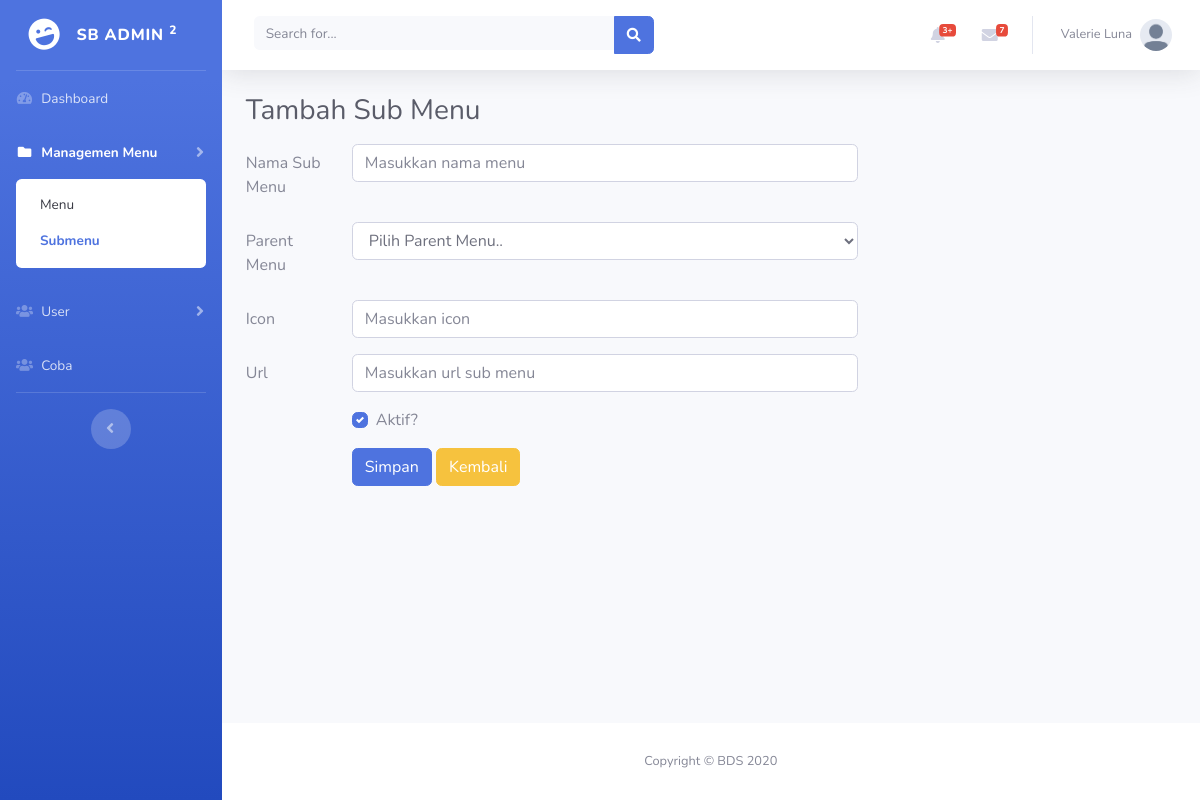
Screenshot of /index.php/submenu/add with the database file from the repository.
### tables this page shows
CREATE TABLE `menus` (
  `id` int(11) NOT NULL,
  `nama_menu` varchar(50) NOT NULL,
  `icon` varchar(50) NOT NULL,
  `url` varchar(128) DEFAULT NULL,
  `orderby` int(3) NOT NULL,
  `is_active` int(1) NOT NULL
);

CREATE TABLE `submenus` (
  `id` int(11) NOT NULL,
  `menu_id` int(11) NOT NULL,
  `nama_submenu` varchar(50) NOT NULL,
  `icon` varchar(50) NOT NULL,
  `url` varchar(128) NOT NULL,
  `is_active` int(1) NOT NULL
);

### application/controllers/SubMenu.php (called while the page is built, shortened)
<?php
class SubMenu extends CI_Controller
{
    public function __construct()
    {
        $this->load->model('Menu_model', 'menu');
    }
    public function add()
    {
        $this->form_validation->set_rules('nama_submenu', 'Nama Sub Menu', 'required|trim|is_unique[submenus.nama_submenu]', array('is_unique' => 'Nama submenu ini sudah ada'));
        $this->form_validation->set_rules('menu_id', 'Parent Menu', 'required');
        $this->form_validation->set_rules('icon', 'Icon', 'required');
        $this->form_validation->set_rules('url', 'URL', 'required');
        if ($this->form_validation->run() == false) {
            $data['title'] = "Tambah Sub Menu";
            $this->load->view('templates/header', $data);
            $this->load->view('templates/sidebar', $data);
            $this->load->view('templates/topbar', $data);
            $this->load->view('submenu/add', $data);
            $this->load->view('templates/footer');
        } else {
            $this->menu->addSubMenu();
            redirect('submenu/index');
        }
    }
}

### index.php (called while the page is built, shortened)
<?php
require_once BASEPATH.'core/CodeIgniter.php';

### application/views/submenu/add.php (the view, shortened to what this page needs)
<div class="container-fluid">
    <h1 class="h3 mb-3 text-gray-800">Tambah Sub Menu</h1>
    <div class="row">
        <div class="col-lg-8">
            <form action="<?= base_url('submenu/add') ?>" method="post">
                <div class="form-group row">
                    <label for="nama_submenu" class="col-sm-2 col-form-label">Nama Sub Menu</label>
                    <div class="col-sm-10">
                        <input type="text" class="form-control" id="nama_submenu" name="nama_submenu" placeholder="Masukkan nama menu" value="<?= set_value('nama_submenu') ?>">
                    </div>
                </div>
                <div class="form-group row">
                    <label for="menu_id" class="col-sm-2 col-form-label">Parent Menu</label>
                    <div class="col-sm-10">
                        <select name="menu_id" id="menu_id" class="form-control">
                            <option value="">Pilih Parent Menu..</option>
                        </select>
                    </div>
                </div>
                <div class="form-group row">
                    <label for="icon" class="col-sm-2 col-form-label">Icon</label>
                    <div class="col-sm-10">
                        <input type="text" class="form-control" id="icon" name="icon" placeholder="Masukkan icon" value="<?= set_value('icon') ?>">
                    </div>
                </div>
                <div class="form-group row">
                    <label for="url" class="col-sm-2 col-form-label">Url</label>
                    <div class="col-sm-10">
                        <input type="text" class="form-control" id="url" name="url" placeholder="Masukkan url sub menu" value="<?= set_value('url') ?>">
                    </div>
                </div>
                <div class="form-group row">
                    <label for="icon" class="col-sm-2 col-form-label"></label>
                    <div class="col-sm-10">
                        <div class="custom-control custom-checkbox mr-sm-2">
                            <label class="custom-control-label" for="aktif">Aktif?</label>
                        </div>
                    </div>
                </div>
                <div class="form-group row justify-content-end">
                    <div class="col-sm-10">
                        <button class="btn btn-primary">Simpan</button>
                        <a href="<?= base_url('submenu') ?>" class="btn btn-warning">Kembali</a>
                    </div>
                </div>
            </form>
        </div>
    </div>
</div>
</div>

### application/views/templates/sidebar.php
<ul class="navbar-nav bg-gradient-primary sidebar sidebar-dark accordion" id="accordionSidebar">
    <a class="sidebar-brand d-flex align-items-center justify-content-center" href="index.html">
        <div class="sidebar-brand-icon rotate-n-15">
            <i class="fas fa-laugh-wink"></i>
        </div>
        <div class="sidebar-brand-text mx-3">SB Admin <sup>2</sup></div>
    </a>
    <hr class="sidebar-divider my-0">
    <li class="nav-item <?= uri_string() == '' ? 'active' : '' ?>">
        <a class="nav-link " href="<?= base_url('/'); ?>">
            <i class="fas fa-fw fa-tachometer-alt"></i>
            <span>Dashboard</span></a>
    </li>
    <?php
    $queryMenu = "SELECT * FROM menus WHERE is_active = 1 ORDER BY orderby ASC";
    $menu = $this->db->query($queryMenu)->result_array();
    ?>
    <?php foreach ($menu as $m) : ?>
        <?php
        $menuId = $m['id'];
        $querySubmenu = "SELECT * FROM submenus WHERE menu_id = '$menuId' AND is_active = 1 ORDER BY id ASC";
        $subMenu = $this->db->query($querySubmenu)->result_array();
        $subMenunum = $this->db->query($querySubmenu)->num_rows();
        ?>
        <?php if ($subMenunum == 0) : ?>
            <li class="nav-item <?php echo uri_string() == $m['url'] ? 'active' : '' ?>">
                <a class="nav-link" href="<?= base_url($m['url']); ?>">
                    <i class="<?= $m['icon']; ?>"></i>
                    <span><?= $m['nama_menu']; ?></span>
                </a>
            </li>
        <?php else : ?>
            <li class="nav-item <?php foreach ($subMenu as $sm) echo $this->uri->segment(1) == $sm['url'] ? 'active' : '' ?>">
                <a class="nav-link collapsed" href="#" data-toggle="collapse" data-target="#collapse<?= $m['id']; ?>" aria-expanded="true" aria-controls="collapseTwo">
                    <i class="<?= $m['icon']; ?>"></i>
                    <span><?= $m['nama_menu']; ?></span>
                </a>
                <div id="collapse<?= $m['id']; ?>" class="collapse <?php foreach ($subMenu as $sm) echo $this->uri->segment(1) == $sm['url'] ? 'show' : ''; ?>" aria-labelledby="headingTwo" data-parent="#accordionSidebar">
                    <div class="bg-white py-2 collapse-inner rounded">
                        <?php foreach ($subMenu as $sm) : ?>
                            <a class="collapse-item <?php echo $this->uri->segment(1) == $sm['url'] ? 'active' : ''; ?>" href="<?= base_url($sm['url']); ?>"> <?= $sm['nama_submenu']; ?>
                            </a>
                        <?php endforeach; ?>
                    </div>
                </div>
            <?php endif; ?>
            </li>
        <?php endforeach; ?>
        <hr class="sidebar-divider d-none d-md-block">
        <div class="text-center d-none d-md-inline">
            <button class="rounded-circle border-0" id="sidebarToggle"></button>
        </div>
</ul>

### assets/css/style.css (style rules this page uses)
@media (min-width: 768px) { .sidebar { width: 17rem !important; height: 25vh; min-height: 100vh; overflow-y: auto; overflow-x: hidden; position: -webkit-sticky; position: sticky; top: 0; } }
@media (min-width: 768px) { .sidebar .nav-item .nav-link { padding-bottom: 15px; padding-top: 15px; } }

### rows the page displays
menus: nama_menu "Managemen Menu"
submenus: nama_submenu "Menu"
submenus: nama_submenu "Submenu"
menus: nama_menu "User"
menus: nama_menu "Coba"
